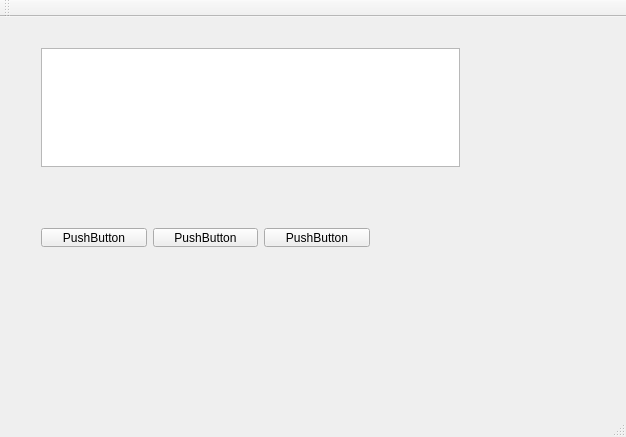
<?xml version="1.0" encoding="UTF-8"?>
<ui version="4.0">
 <class>MainWindow</class>
 <widget class="QMainWindow" name="MainWindow">
  <property name="geometry">
   <rect>
    <x>0</x>
    <y>0</y>
    <width>626</width>
    <height>437</height>
   </rect>
  </property>
  <property name="windowTitle">
   <string>MainWindow</string>
  </property>
  <widget class="QWidget" name="centralWidget">
   <widget class="QWidget" name="verticalLayoutWidget">
    <property name="geometry">
     <rect>
      <x>30</x>
      <y>20</y>
      <width>441</width>
      <height>141</height>
     </rect>
    </property>
    <layout class="QVBoxLayout" name="verticalLayout">
     <item>
      <widget class="QListView" name="listView"/>
     </item>
    </layout>
   </widget>
   <widget class="QWidget" name="horizontalLayoutWidget">
    <property name="geometry">
     <rect>
      <x>30</x>
      <y>200</y>
      <width>351</width>
      <height>41</height>
     </rect>
    </property>
    <layout class="QHBoxLayout" name="horizontalLayout">
     <item>
      <widget class="QPushButton" name="pushButton_2">
       <property name="text">
        <string>PushButton</string>
       </property>
      </widget>
     </item>
     <item>
      <widget class="QPushButton" name="pushButton_4">
       <property name="text">
        <string>PushButton</string>
       </property>
      </widget>
     </item>
     <item>
      <widget class="QPushButton" name="pushButton_3">
       <property name="text">
        <string>PushButton</string>
       </property>
      </widget>
     </item>
    </layout>
   </widget>
  </widget>
  <widget class="QMenuBar" name="menuBar">
   <property name="geometry">
    <rect>
     <x>0</x>
     <y>0</y>
     <width>626</width>
     <height>22</height>
    </rect>
   </property>
  </widget>
  <widget class="QToolBar" name="mainToolBar">
   <attribute name="toolBarArea">
    <enum>TopToolBarArea</enum>
   </attribute>
   <attribute name="toolBarBreak">
    <bool>false</bool>
   </attribute>
  </widget>
  <widget class="QStatusBar" name="statusBar"/>
 </widget>
 <layoutdefault spacing="6" margin="11"/>
 <resources/>
 <connections/>
</ui>
